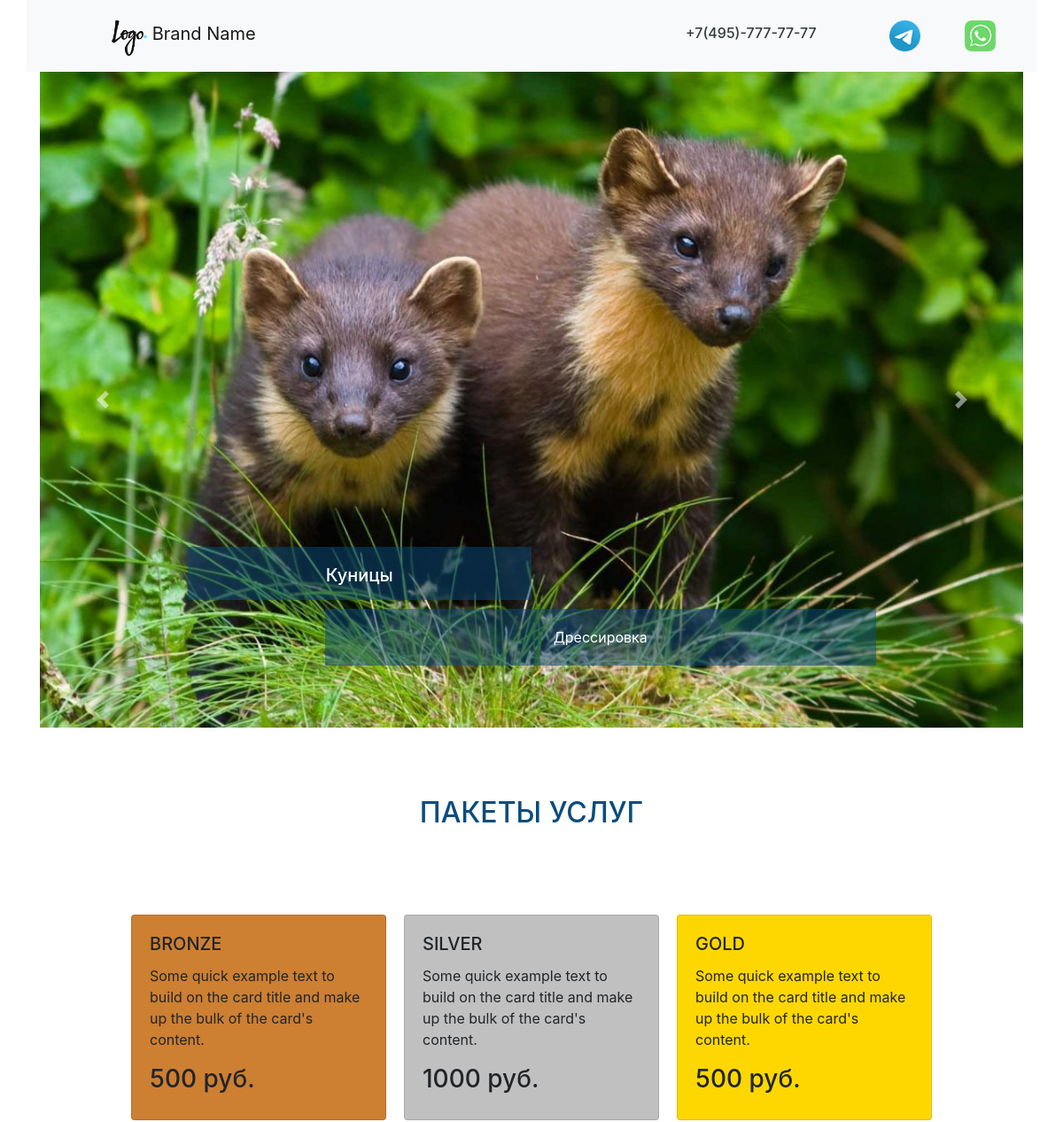
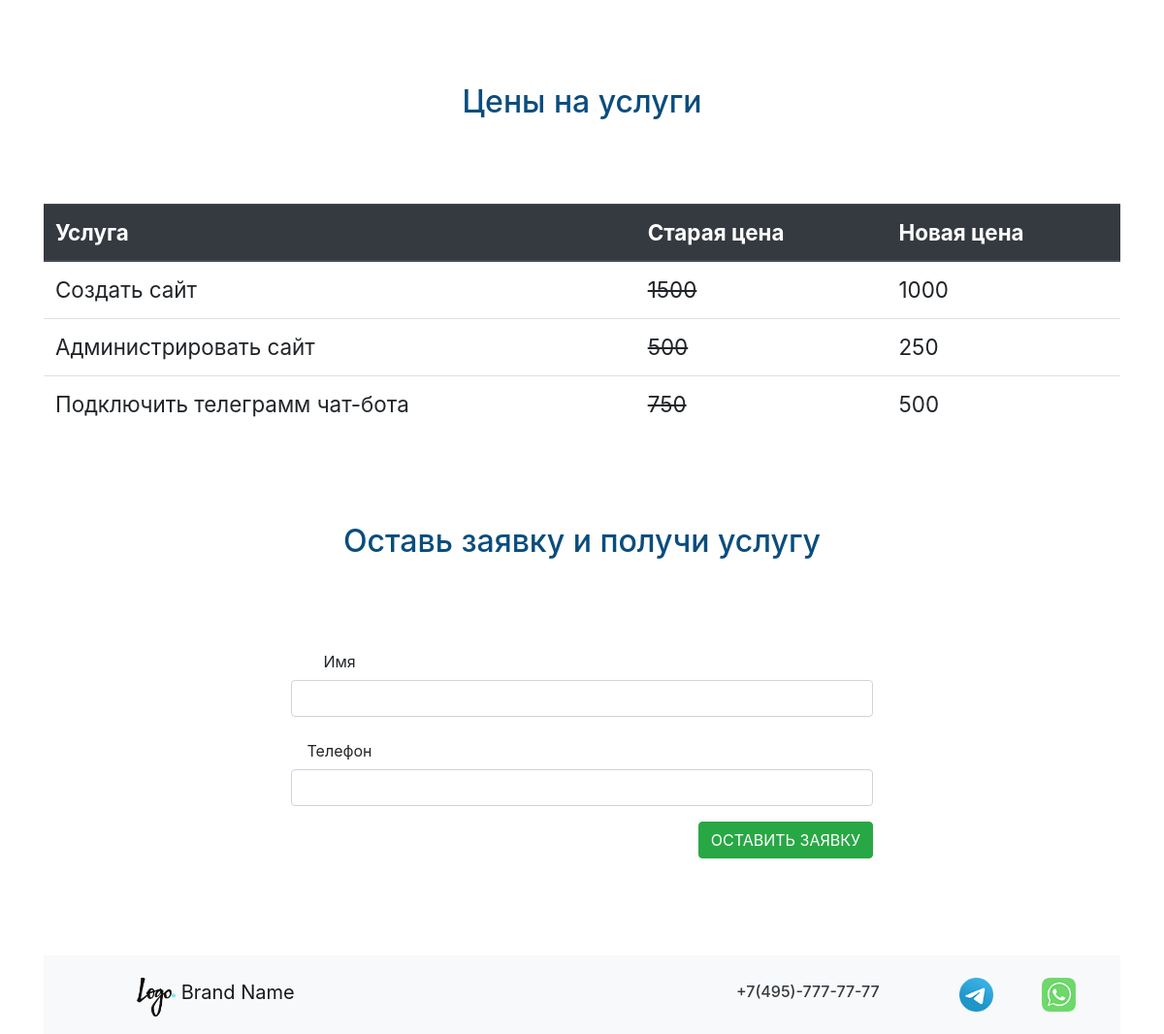
The page / on the database its author committed (2 pictures, top to bottom).
### cms/models.py (models this page shows, shortened)
class CmsSlider(models.Model):
    cms_img = models.ImageField(upload_to='sliderimg/')
    cms_title = models.CharField(max_length=200, verbose_name= 'Заголовок')
    cms_text = models.CharField(max_length=200, verbose_name='Текст')
    cms_css = models.CharField(max_length=200, null=True, default='-', verbose_name='CSS класс')
    class Meta:
        verbose_name = 'СЛайд'
        verbose_name_plural = 'Слайды'

### price/models.py (models this page shows, shortened)
class PriceCard(models.Model):
    pc_value = models.CharField(max_length=20, verbose_name='Цена')
    pc_description = models.CharField(max_length=200, verbose_name='Описание')
    def __str__(self):
        return self.pc_value
    class Meta:
        verbose_name = 'Цены'
        verbose_name_plural = 'Цены'

class PriceTable(models.Model):
    pt_title = models.CharField(max_length=200, verbose_name='Услуга')
    pt_old_price = models.CharField(max_length=200, verbose_name='Старая цена')
    pt_new_price = models.CharField(max_length=200, verbose_name='Новая цена')
    class Meta:
        verbose_name = 'Услугу'
        verbose_name_plural = 'Услуги'

### crm/views.py (the view)
# urls.py: path('', views.page_one),
def page_one(request):
    slider_list = CmsSlider.objects.all()
    pc_1 = PriceCard.objects.get(pk=1)
    pc_2 = PriceCard.objects.get(pk=2)
    pc_3 = PriceCard.objects.get(pk=3)
    price_table = PriceTable.objects.all()
    form = OrderForm
    dict_obj = {
        'slider_list': slider_list,
        'pc_1': pc_1,
        'pc_2': pc_2,
        'pc_3': pc_3,
        'form': form,
        'price_table': price_table,
    }
    return render(request, './index.html', dict_obj)

### templates/index.html (shortened to what this page needs)
{% extends 'base.html' %}
{% load static %}
{% block index %}
    {% include 'carusel.html' %}
  	{% include 'price.html' %}
  	<section>
  		<div class="container class_form">
  			<h1 class="text-3">Оставь заявку и получи услугу</h1>
  			<div class="row justify-content-center">
  			<form action="{% url 'thanks_page' %}" method="POST" style="width: 50%;">
			  <div class="form-group row">
			    <label for="inputEmail3" class="col-sm-2 col-form-label">Имя</label><br>
                  {{ form.name }}
			  </div>
			  <div class="form-group row">
			    <label for="inputEmail3" class="col-sm-2 col-form-label">Телефон</label><br>
                  {{ form.phone }}
			  </div>
			  <div style="float: right;" class="form-group row">
			      <button type="submit" class="btn btn-success">ОСТАВИТЬ ЗАЯВКУ</button>
			  </div>
			</form>
			</div>
  		</div>
  	</section>
{% endblock %}

### templates/base.html (shortened to what this page needs)
{% load static %}
<!doctype html>
<html lang="ru">
  <head>
    <link href="{% static 'external.css' %}" rel="stylesheet">
    <link rel="stylesheet" href="https://cdn.jsdelivr.net/npm/bootstrap@4.5.3/dist/css/bootstrap.min.css">
  </head>
  <body>
	<nav class="navbar navbar-light bg-light container">
	  <a class="navbar-brand logo-top" href="#">
	    <img src="{% static 'img/Logo.png' %}" width="40" height="40" class="d-inline-block align-top" alt="" loading="lazy">
	    Brand Name
	  </a>
	  <div class="contact-top">
                <a class="whatsapp-number" href="https://web.whatsapp.com/"></a>
                <a class="telegram-number" href="https://t.me/"></a>
              <a class="phone-number text-dark" href="tel:+74957777777">
              	<h6>+7(495)-777-77-77</h6></a>
      </div>
	</nav>
{% block index %}
{% endblock %}
<footer>
  		<div class="container">
  			<nav class="navbar navbar-light bg-light container">
			    <a class="navbar-brand logo-top" href="#">
			    	<img src="{% static 'img/Logo.png' %}" width="40" height="40" class="d-inline-block align-top" alt="" loading="lazy">
			    	Brand Name
			    </a>
	  			<div class="contact-top">
	                <a class="whatsapp-number" href="https://web.whatsapp.com/"></a>
	                <a class="telegram-number" href="https://t.me/"></a>
	              	<a class="phone-number text-dark" href="tel:+74957777777">
	              	<h6>+7(495)-777-77-77</h6></a>
      			</div>
			</nav>
  		</div>
</footer>
  </body>
</html>

### templates/carusel.html (shortened to what this page needs)
{% load static %}
<section>
  		<div id="carouselExampleCaptions" class="carousel slide container" data-ride="carousel">
		  <div class="carousel-inner">
            {% for slide in slider_list %}
		    <div class="carousel-item {{ slide.cms_css }}">
		      <img src="{{ slide.cms_img.url }}" class="d-block w-100"  alt="...">
		      <div class="carousel-caption d-none d-md-block">
		        <h5 class="slaider_h">{{ slide.cms_title }}</h5>
		        <p class="slaider_p">{{ slide.cms_text }}</p>
		      </div>
		    </div>
            {% endfor %}
		  </div>
		  <a class="carousel-control-prev" href="#carouselExampleCaptions" role="button" data-slide="prev">
		    <span class="carousel-control-prev-icon" aria-hidden="true"></span>
		  </a>
		  <a class="carousel-control-next" href="#carouselExampleCaptions" role="button" data-slide="next">
		    <span class="carousel-control-next-icon" aria-hidden="true"></span>
		  </a>
		</div>
</section>

### templates/price.html
{% load static %}
    <section>
  		<div class="container">
  			<h1 class="text-3">ПАКЕТЫ УСЛУГ</h1>
  			<div class="row justify-content-center">
  				<div class="card product_card" style="width: 18rem; background-color: #cd7f32;">
				  <div class="card-body">
				    <h5 class="card-title">BRONZE</h5>
				    <p class="card-text">Some quick example text to build on the card title and make up the bulk of the card's content.</p>
				    <h3>{{ pc_1 }} руб.</h3>
				  </div>
				</div>
				<div class="card product_card" style="width: 18rem; background-color: #c0c0c0;">
				  <div class="card-body">
				    <h5 class="card-title">SILVER</h5>
				    <p class="card-text">Some quick example text to build on the card title and make up the bulk of the card's content.</p>
				    <h3>{{ pc_2 }} руб.</h3>
				  </div>
				</div>
				<div class="card product_card" style="width: 18rem; background-color: #ffd700;">
				  <div class="card-body">
				    <h5 class="card-title">GOLD</h5>
				    <p class="card-text">Some quick example text to build on the card title and make up the bulk of the card's content.</p>
				    <h3>{{ pc_3 }} руб.</h3>
				  </div>
				</div>
  			</div>
  		</div>
    </section>
    <section>
  		<div class="container">
  			<h1 class="text-3">Цены на услуги</h1>
  			<table class="table table_one">
			  <thead class="thead-dark">
			    <tr>
			      <th scope="col">Услуга</th>
			      <th scope="col">Старая цена</th>
			      <th scope="col">Новая цена</th>
			    </tr>
			  </thead>
			  <tbody>
              {% for obj in price_table %}
			    <tr>
			      <td>{{ obj.pt_title }}</td>
			      <td><del>{{ obj.pt_old_price }}</del></td>
			      <td>{{ obj.pt_new_price }}</td>
                </tr>
              {% endfor %}
			  </tbody>
			</table>
  		</div>
    </section>

### website_template_FULL/static/external.css (style rules this page uses)
.logo-top { width: 100px; height: 40px; float: left; margin: 0px 0px 5px 80px; }
.phone-number { width: 200px; height: 40px; float: right; margin: 20px 10px 5px 20px; }
.whatsapp-number { width: 35px; height: 35px; float: right; margin: 15px 30px 5px 20px; background: url(./img/wa-image-color.png) no-repeat center top / cover; transition: 0.5s ease-in-out; }
.telegram-number { width: 35px; height: 35px; float: right; margin: 15px 30px 5px 20px; background: url(./img/tg-image-color.png) no-repeat center top / cover; transition: 0.5s ease-in-out; }
.slaider_h { height: 60px; width: 50%; margin: 30px 0px 10px 0px; padding-top: 20px; background-color: rgba(10, 77, 125, 0.5); text-align: center; }
.slaider_p { height: 100%; width: 80%; float: right; margin: 0px 0px 30px 0px; padding-top: 20px; padding-bottom: 20px; background-color: rgba(10, 77, 125, 0.5); text-align: center; }
.text-3 { color: rgb(10, 77, 125); font-size: 2em; text-align: center; padding-top: 7%; padding-bottom: 7%; }
.product_card { margin: 10px; }
.table_one { font-size: 1.4em; }
.class_form { text-align: center; padding-bottom: 7%; }

### rows shown on the page
CmsSlider: cms_img (picture), cms_title "Куницы", cms_text "Дрессировка"
PriceCard: pc_value "500"
PriceCard: pc_value "1000"
PriceCard: pc_value "500"
PriceTable: pt_title "Создать сайт", pt_old_price "1500", pt_new_price "1000"
PriceTable: pt_title "Администрировать сайт", pt_old_price "500", pt_new_price "250"
PriceTable: pt_title "Подключить телеграмм чат-бота", pt_old_price "750", pt_new_price "500"
